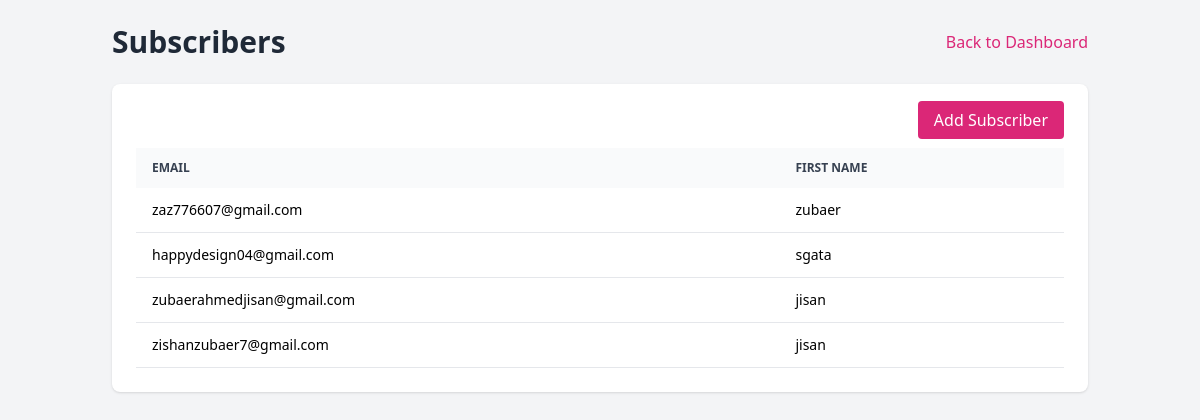
Page /marketing/subscribers/ on the committed database.
### marketing/models.py (models this page shows, shortened)
class Subscriber(models.Model):
    email = models.EmailField(unique=True)
    first_name = models.CharField(max_length=100, blank=True)
    subscribed_on = models.DateTimeField(auto_now_add=True)
    mailing_lists = models.ManyToManyField(MailingList, related_name='subscribers')

### marketing/views.py (the view)
# urls.py: path("subscribers/", views.subscriber_list, name="subscriber_list"),
def subscriber_list(request):
    items = Subscriber.objects.all()
    return render(request, "marketing/form_page.html", {
        "title": "Subscribers",
        "list_items": items,
        "columns": ["Email", "First Name"],
        "rows": [[s.email, s.first_name] for s in items],
        "create_url": reverse("marketing:subscriber_create"),
        "create_label": "Add Subscriber",
        "mode": "list",
    })

### templates/marketing/form_page.html (shortened to what this page needs)
<!doctype html>
<html lang="en">
<head>
  <script src="https://cdn.tailwindcss.com"></script>
</head>
<body class="bg-gray-100">
  <div class="max-w-5xl mx-auto p-6">
    <div class="flex items-center justify-between mb-6">
      <h1 class="text-3xl font-bold text-gray-800">{{ title }}</h1>
      <a href="{% url 'marketing:dashboard' %}" class="text-pink-600 hover:underline">Back to Dashboard</a>
    </div>
    {% if mode == "form" %}
      <form method="post" class="bg-white p-6 rounded-lg shadow space-y-4">
        {% csrf_token %}
        {{ form.as_p }}
        <div class="pt-2">
          <button class="px-6 py-2 bg-pink-600 text-white rounded-lg shadow hover:bg-pink-700">Save</button>
        </div>
      </form>
    {% elif mode == "list" %}
      <div class="bg-white p-6 rounded-lg shadow">
        <div class="mb-4 text-right">
          <a href="{{ create_url }}" class="px-4 py-2 bg-pink-600 text-white rounded hover:bg-pink-700">{{ create_label }}</a>
        </div>
        <table class="w-full text-sm">
          <thead class="text-xs uppercase text-gray-700 bg-gray-50">
            <tr>
              {% for col in columns %}<th class="px-4 py-3 text-left">{{ col }}</th>{% endfor %}
            </tr>
          </thead>
          <tbody>
            {% for row in rows %}
              <tr class="border-b">
                {% for col in row %}
                  {% if col|slice:":4" == "/mar" or col|slice:":5" == "/mark" %}
                    <td class="px-4 py-3"><a href="{{ col }}" class="text-pink-600 hover:underline">Edit</a></td>
                  {% else %}
                    <td class="px-4 py-3">{{ col }}</td>
                  {% endif %}
                {% endfor %}
              </tr>
            {% empty %}
              <tr><td class="px-4 py-4" colspan="{{ columns|length }}">No data.</td></tr>
            {% endfor %}
          </tbody>
        </table>
      </div>
    {% endif %}
  </div>
</body>
</html>

### rows in the picture
Subscriber: row "zaz776607@gmail.com" "zubaer"
Subscriber: row "happydesign04@gmail.com" "sgata"
Subscriber: row "zubaerahmedjisan@gmail.com" "jisan"
Subscriber: row "zishanzubaer7@gmail.com" "jisan"

### other values in the picture
{{ title }} "Subscribers"
{{ create_label }} "Add Subscriber"
{{ col }} "EMAIL" "FIRST NAME"
